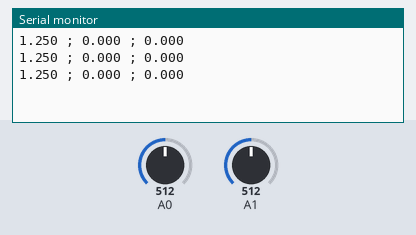
Simulated run of this sketch. Board: Arduino Uno, built with avr-gcc and run on an emulated ATmega328P. On the bench: the last lines printed to the serial monitor. The test bench sets the inputs (shaded band); at power-on: A0 = 512, A1 = 512.

Above: at 1.3 s.
1.4 s: A0 set to 716
At 1.9 s:
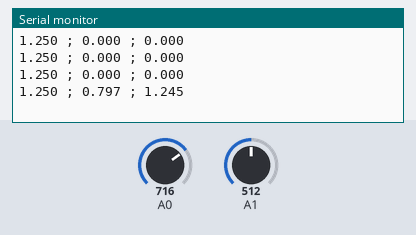
2.9 s: A1 set to 716
At 3.4 s:
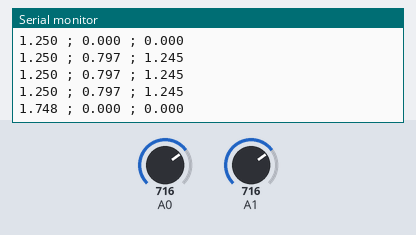
4.4 s: A0 set to 900
At 4.9 s:
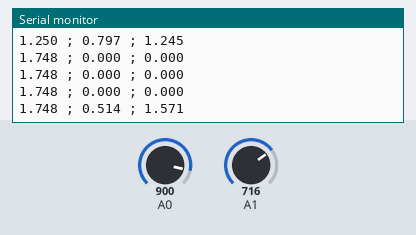
5.9 s: A1 set to 900
At 6.4 s:
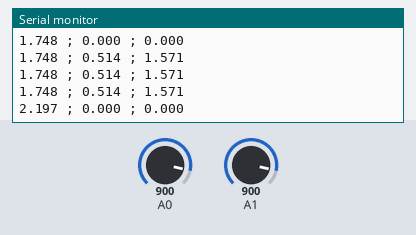
Timing chart, 0 to 8.4 s (numbered marks = the images above; inputs shaded):
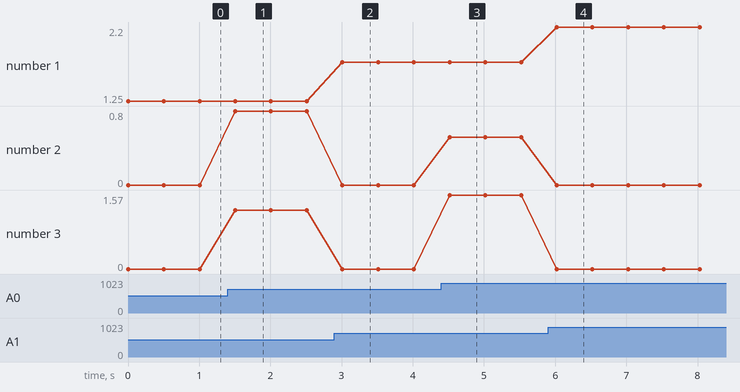

The sketch:

max_power_transfer.ino
```cpp
#include <math.h>

void setup() {
  // put your setup code here, to run once:
  Serial.begin(9600);

}

void loop() {
  // put your main code here, to run repeatedly:
  float ua = analogRead(A0) * 5 / 1024.;
  float ub = analogRead(A1) * 5 / 1024.;
  float current = ub / 2e3;
  float resistance = (ua - ub) / current;
  float power = (ua - ub) * current;

  if (isinf(resistance)){
    Serial.println("0 ; 0 ; 0");
  } else{
    Serial.print(current*1e3, 3);
    Serial.print(" ; ");
    Serial.print(resistance*1e-3, 3);
    Serial.print(" ; ");
    Serial.println(power*1e3, 3);
  }
  delay(500);
}
```

Measured:
- after the input at 1.4 s, the serial monitor: prints a new line after 0.11 s (image 1)
- after the input at 2.9 s, the serial monitor: prints a new line after 0.11 s (image 2)
- after the input at 4.4 s, the serial monitor: prints a new line after 0.12 s (image 3)
- after the input at 5.9 s, the serial monitor: prints a new line after 0.12 s (image 4)
- plotted number 1: 1.25 → 1.75 after the input at 2.9 s, 1.75 → 2.2 after the input at 5.9 s
- plotted number 2: 0 → 0.8 after the input at 1.4 s, 0 → 0.51 after the input at 4.4 s
- plotted number 3: 0 → 1.25 after the input at 1.4 s, 0 → 1.57 after the input at 4.4 s
